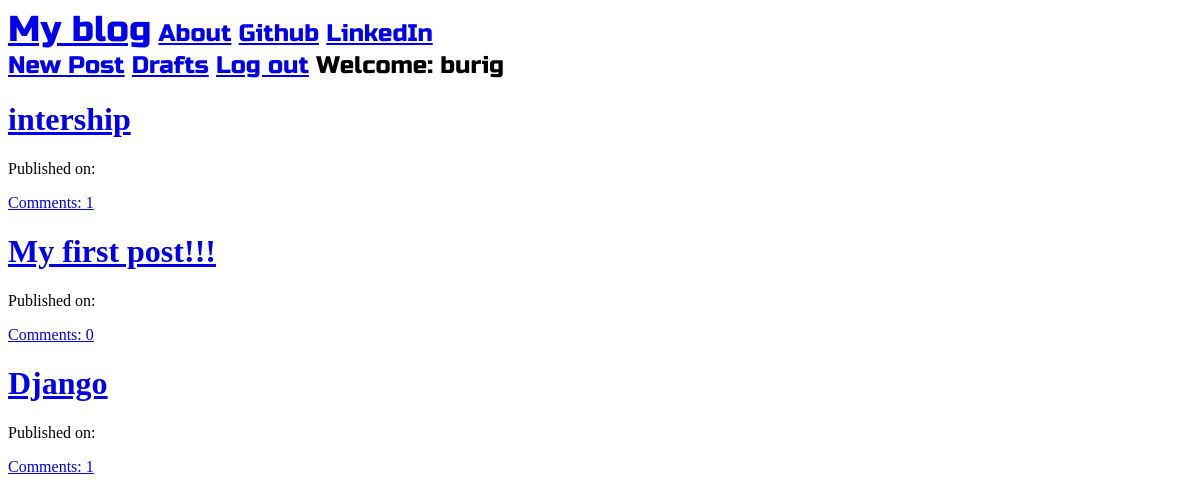
Screenshot of / (signed in) with the database file from the repository.
### blog_app/models.py (models this page shows, shortened)
class Post(models.Model):
    author = models.ForeignKey('auth.User', on_delete=models.CASCADE)
    title = models.CharField(max_length=200)
    text = models.TextField()
    created_date = models.DateTimeField(default=timezone.now())
    published_date = models.DateTimeField(blank=True, null=True)
    def approve_comments(self):
        return self.comments.filter(approved_comment=True)

### blog_app/views.py (the view)
# urls.py: url(r'^$', views.PostListView.as_view(), name='post_list'),
class PostListView(ListView):
    model = Post
    def get_queryset(self):
        return Post.objects.filter(published_date__lte=timezone.now()).order_by('-published_date')

### blog_app/templates/blog_app/post_list.html
{% extends "blog_app/base.html" %}
{% block content %}
<div class="centerstage">
    {% for post in post_list %}
        <div class="post">
            <h1><a href="{% url 'post_detail' pk=post.pk %}">{{ post.title}}</a></h1>
            <div class="date">
                <p>Published on: {{post.published|date:"D M Y"}}</p>
            </div>
            <a href="{% url 'post_detail' pk=post.pk %}">Comments: {{ post.approve_comments.count}}</a>
        </div>
    {% endfor %}
</div>
{% endblock %}

### blog_app/templates/blog_app/base.html (shortened to what this page needs)
<!DOCTYPE html>
{% load static %}
<html lang="en">
<head>
        <link href="https://maxcdn.bootstrapcdn.com/font-awesome/4.7.0/css/font-awesome.min.css" rel="stylesheet">
        <link rel="stylesheet" href="//cdn.jsdelivr.net/npm/medium-editor@latest/dist/css/medium-editor.min.css" type="text/css" media="screen" charset="utf-8">
        <link rel="stylesheet" href="{% static 'css/blog.css' %}">
</head>
<body class="loader">
<nav class="navbar navbar-expand-lg bg-light techfont">
    <div class="container">
        <div class="navbar-nav align-items-center">
            <a class="navbar-brand bigbrand" href="{% url 'post_list' %}">My blog</a>
            <a class="nav-item nav-link" href="{% url 'about' %}">About</a>
            <a class="nav-item nav-link" href="https://github.com">Github</a>
            <a class="nav-item nav-link" href="https://www.linkedin.com/feed">LinkedIn</a>
        </div>
       <div class="navbar-nav align-items-center ml-auto">
          {% if user.is_authenticated %}
            <a class="nav-item nav-link" href="{% url 'post_new' %}">New Post</a>
            <a class="nav-item nav-link" href="{% url 'post_draft_list' %}">Drafts</a>
            <a class="nav-item nav-link" href="{% url 'logout' %}">Log out</a>
            <a >Welcome: {{ user.username }}</a>
          {% else %}
            <a class="nav-item nav-link" href="{% url 'login' %}" aria-label="Login">
              <span class="fa fa-user" aria-hidden="true"></span></a>
          {% endif %}
        </div>
    </div>
</nav>
<div class="content container">
    <div class="row">
        <div class="col-md-8">
            <div class="blog_posts">
                {% block content %}
                {% endblock %}
            </div>
        </div>
    </div>
</div>
</body>
</html>

### blog_app/static/css/blog.css (style rules this page uses)
.techfont { font-family: 'Russo One', sans-serif; font-size: 1.5em; margin-bottom: 10px; }
.centerstage { margin-left: auto; margin-right: auto; }
.bigbrand { font-size: 1.5em; }
.loader { filter:hue-rotate(0deg); color: linear-gradient(45deg,#0f8,#08f); animation:hue 5000ms infinite linear; }

### rows the page displays
Post: title "intership", approve_comments.count "1"
Post: title "My first post!!!", approve_comments.count "0"
Post: title "Django", approve_comments.count "1"

### other values shown
{{ user.username }} "burig"
